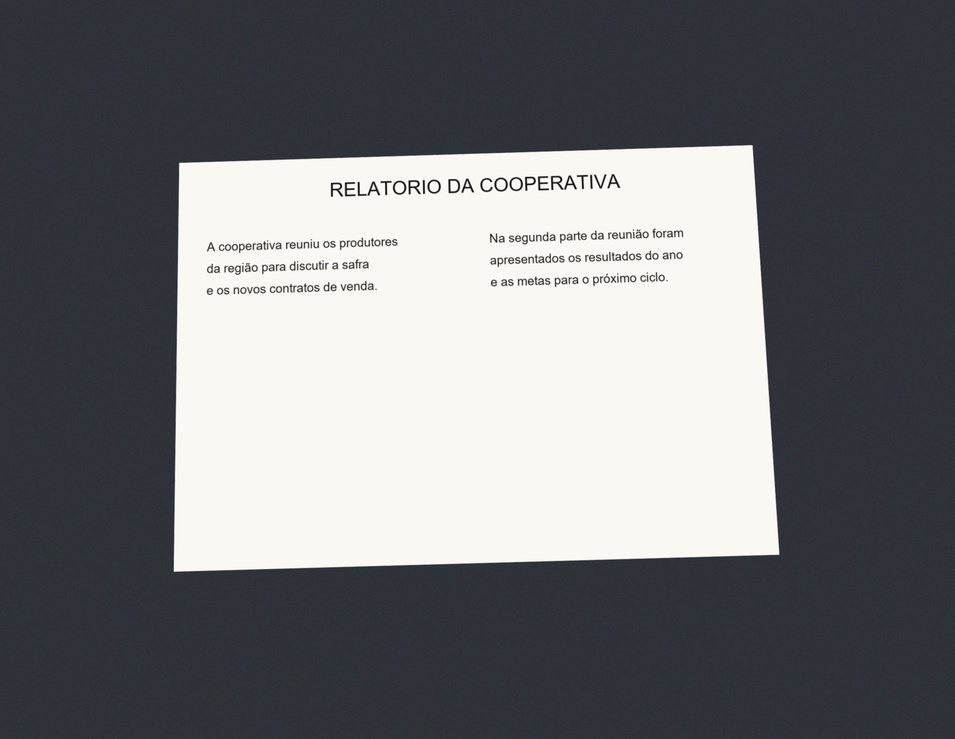
#> input picture apps/web/e2e/fixtures/pagina-ficticia.jpg, 955 x 739 px, shrunk from 2560 x 1980 before the run
$ python -i variants.py   (imports and definitions only)
#> lines starting #> are read from the running program, lines starting #| are printed output that depends on the picture
#> further down, picture is the input picture: shape (739, 955, 3); mean B, G, R 119.1, 116.7, 114.5
import cv2
import numpy as np

CLAHE_LIMIT = 3.0
CLAHE_TILES = (8, 8)


def sharpened_contrast(image_bgr: np.ndarray) -> np.ndarray:
    lab = cv2.cvtColor(image_bgr, cv2.COLOR_BGR2LAB)
#> lab: shape (739, 955, 3); mean of channels 0, 1, 2 119.1, 127.5, 126.1
    lightness, a, b = cv2.split(lab)
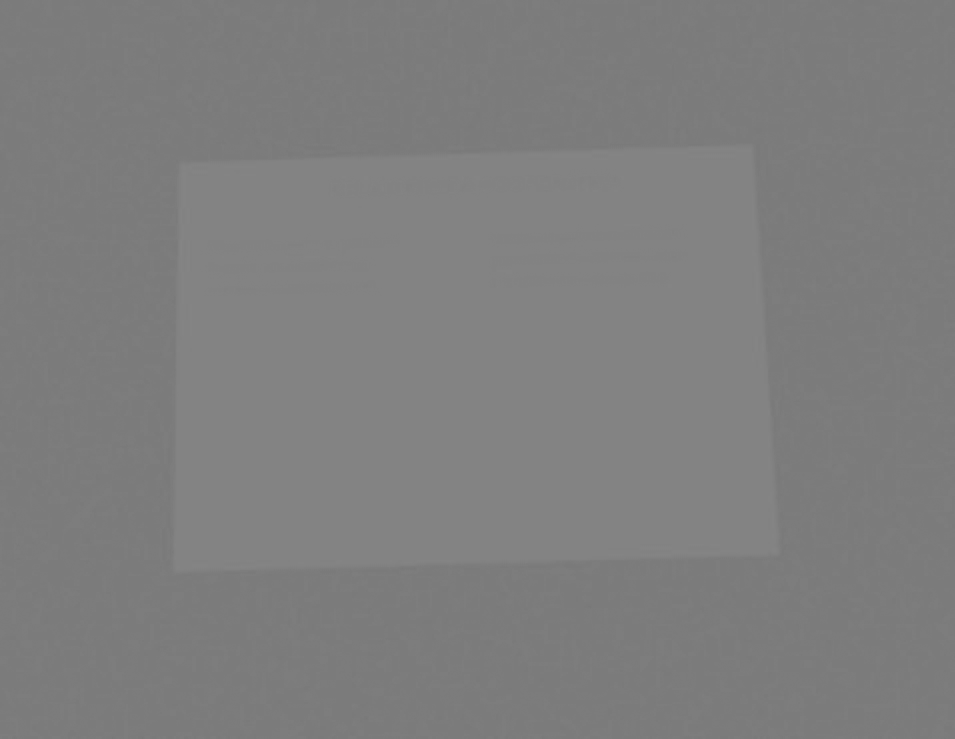
#> b: shape (739, 955); min 120, max 133, mean 126.1
    lightness = cv2.createCLAHE(clipLimit=CLAHE_LIMIT, tileGridSize=CLAHE_TILES).apply(lightness)
    boosted = cv2.cvtColor(cv2.merge((lightness, a, b)), cv2.COLOR_LAB2BGR)
    blurred = cv2.GaussianBlur(boosted, (0, 0), 2)
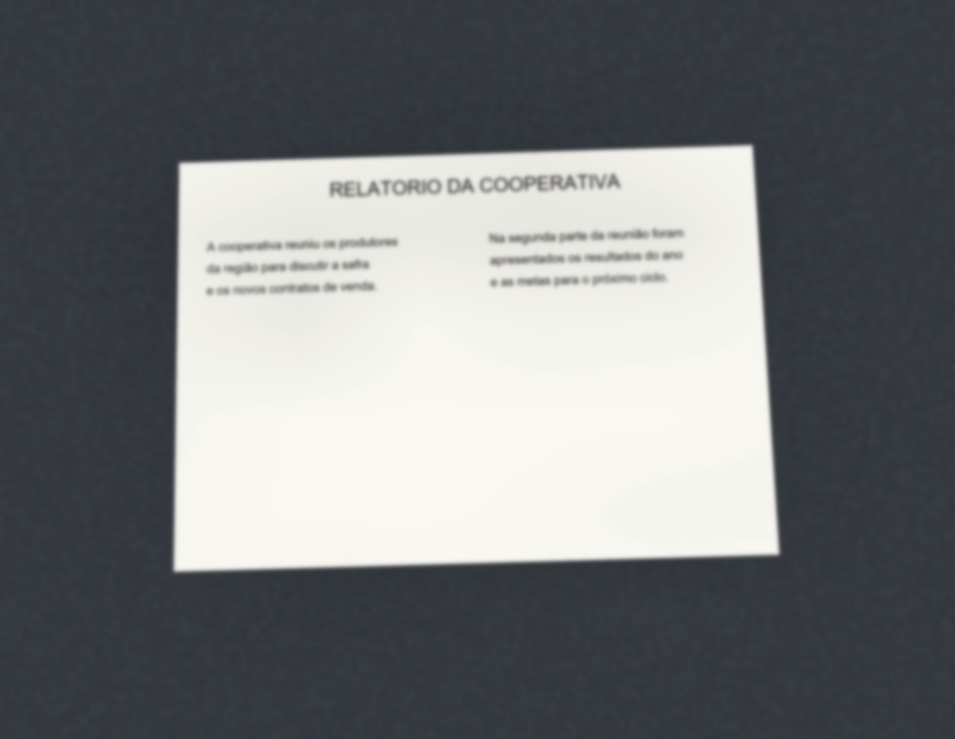
#> blurred: shape (739, 955, 3); mean B, G, R 121, 119.1, 116.3
    return cv2.addWeighted(boosted, 1.7, blurred, -0.7, 0)


def binarized(image_bgr: np.ndarray) -> np.ndarray:
    gray = cv2.cvtColor(image_bgr, cv2.COLOR_BGR2GRAY)
    denoised = cv2.bilateralFilter(gray, 7, 50, 50)
    threshold = cv2.adaptiveThreshold(denoised, 255, cv2.ADAPTIVE_THRESH_GAUSSIAN_C, cv2.THRESH_BINARY, 31, 12)
    return cv2.cvtColor(threshold, cv2.COLOR_GRAY2BGR)


def darkened(image_bgr: np.ndarray) -> np.ndarray:
    table = np.array([((value / 255.0) ** 1.6) * 255 for value in range(256)], dtype=np.uint8)
    return cv2.LUT(cv2.fastNlMeansDenoisingColored(image_bgr, None, 5, 5, 7, 21), table)


VARIANTS = (sharpened_contrast, binarized, darkened)


def enhancement_variants(image_bgr: np.ndarray, count: int) -> list[np.ndarray]:
    return [variant(image_bgr) for variant in VARIANTS[: max(count, 0)]]

>>> import cv2
>>> picture = cv2.imread('../../../web/e2e/fixtures/pagina-ficticia.jpg')
>>> result = sharpened_contrast(picture)

$ run again, on apps/web/e2e/fixtures/rg-verso-ficticio.jpg
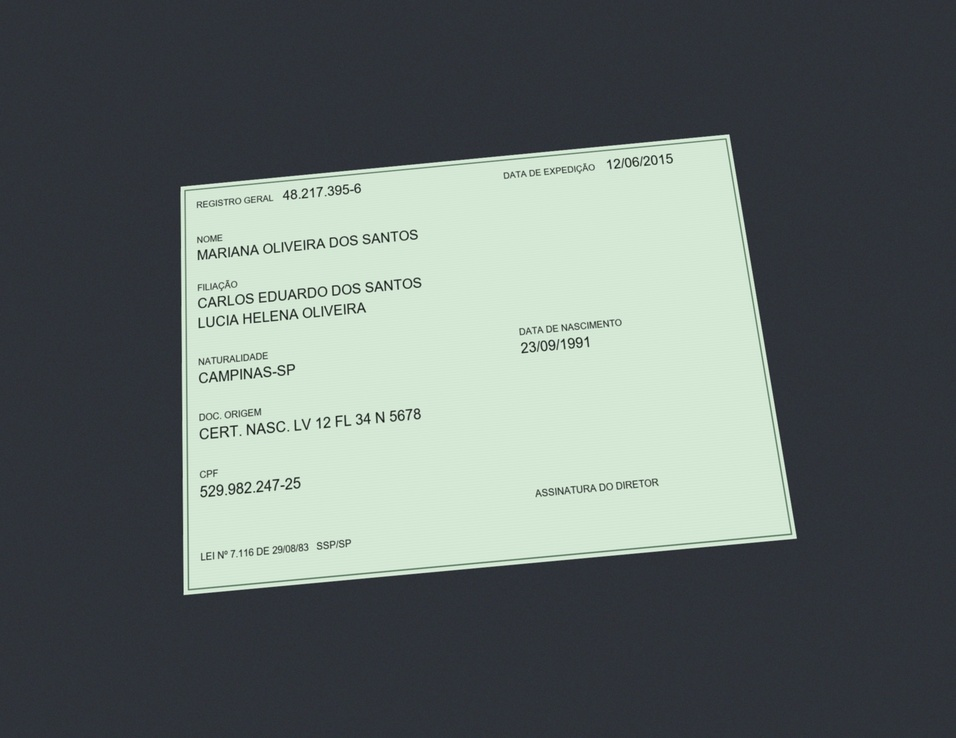
#> input picture apps/web/e2e/fixtures/rg-verso-ficticio.jpg, 956 x 738 px, shrunk from 2240 x 1728 before the run
#> picture is the input picture: shape (738, 956, 3); mean B, G, R 107.4, 109.6, 100.7
#> lab: shape (738, 956, 3); mean of channels 0, 1, 2 111, 124.4, 127.4
#> in sharpened_contrast, `blurred = cv2.GaussianBlur(boosted, (0, 0), 2)`:
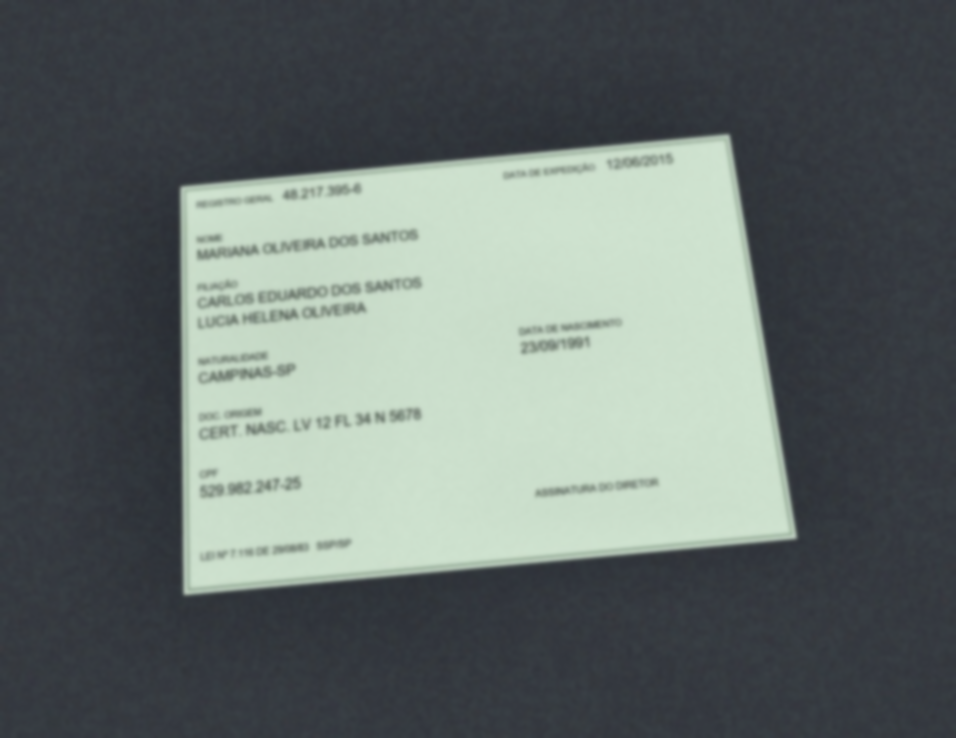
#> blurred: shape (738, 956, 3); mean B, G, R 108.4, 110.6, 101.1
